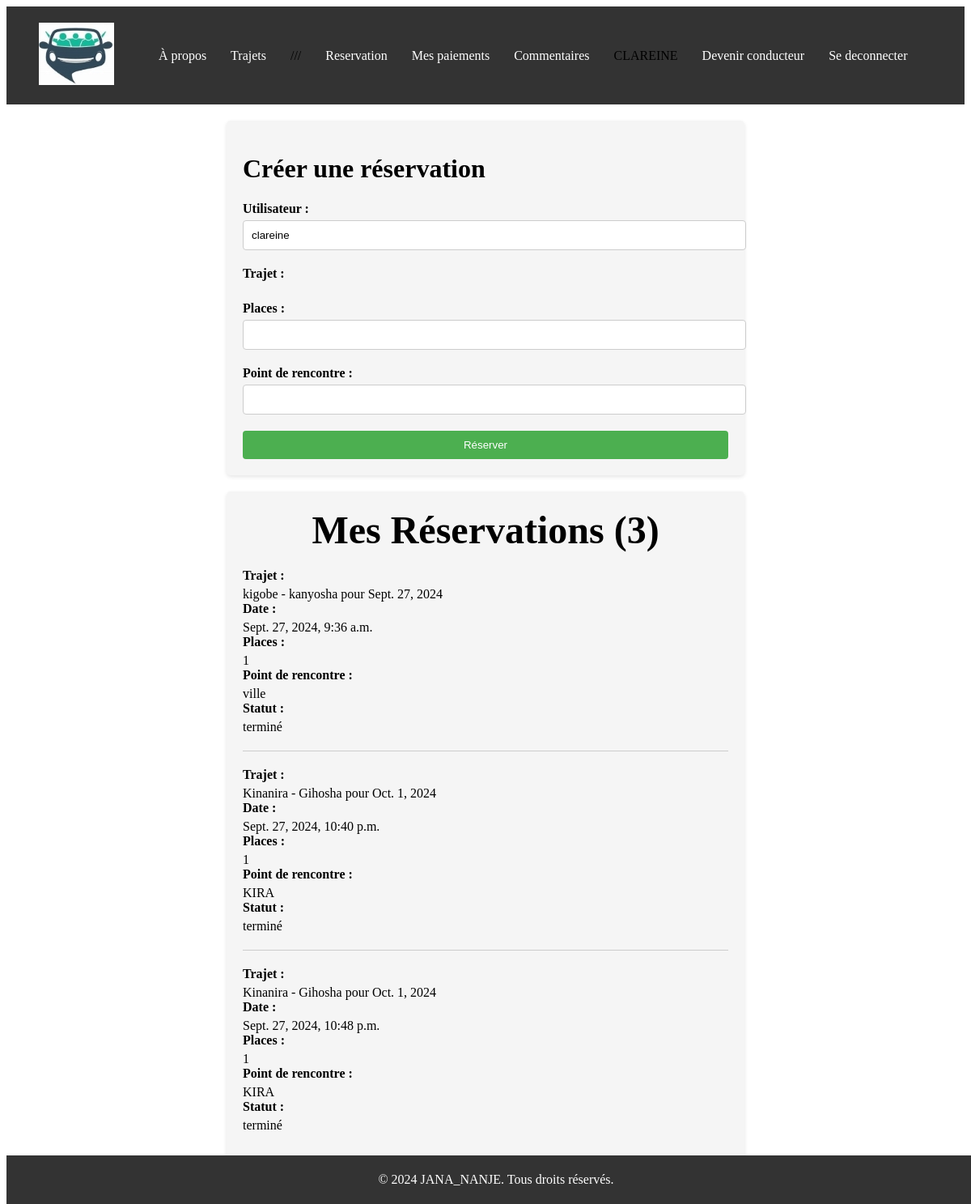
Before: /reservation/ (signed in) with the older database file.
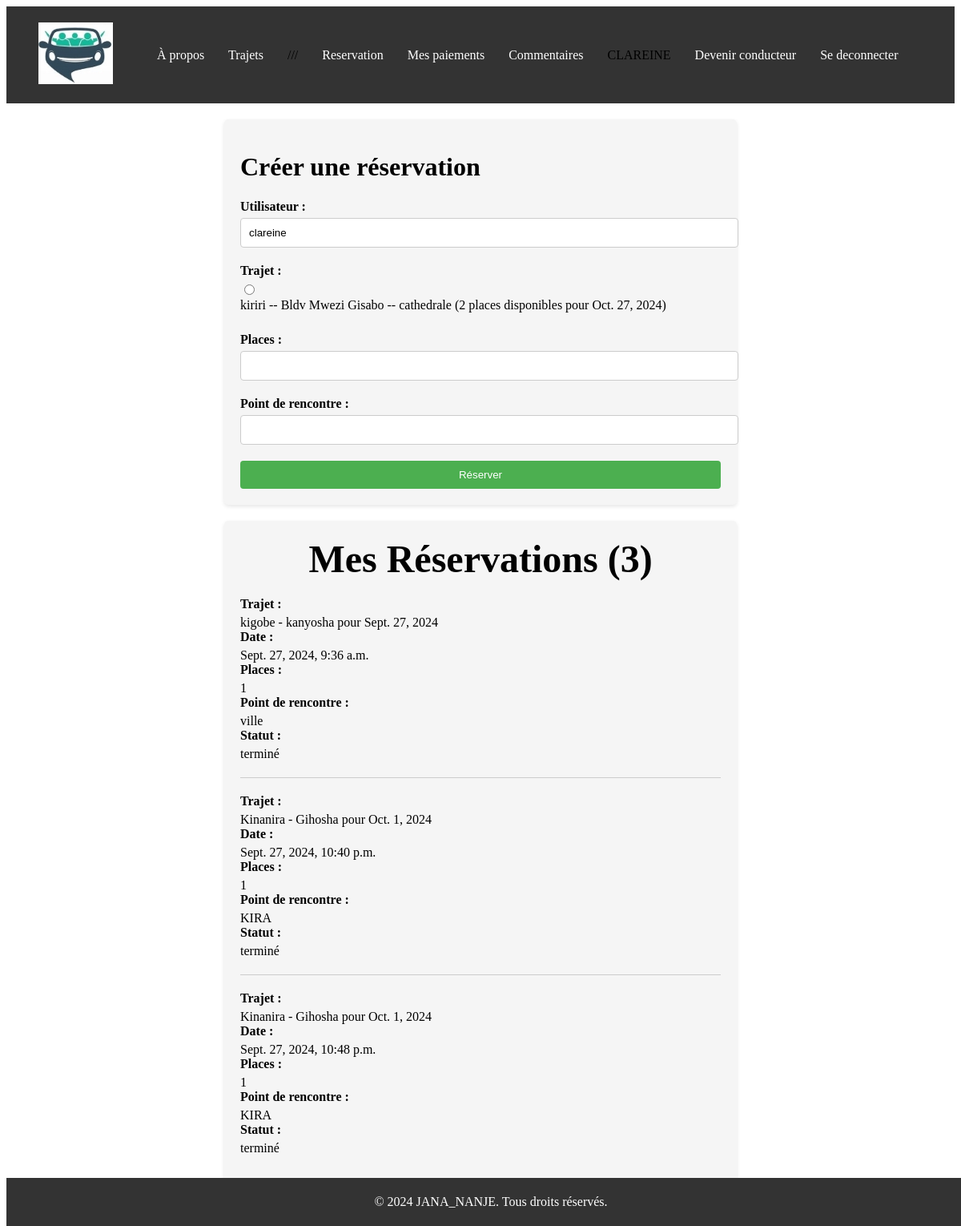
After: the same page with the newer database file.
### covoiturage/models.py (models this page shows, shortened)
class Reservation(models.Model):
    STATUT_CHOICES = (
        ('Termine', 'Termine'),
        ('Confirme', 'Confirme'),
        ('Annule', 'Annule'),
        ('En attente', 'En attente'),
    )
    user = models.ForeignKey(User, on_delete=models.CASCADE, null=True)
    trajet = models.ForeignKey(Trajet, on_delete=models.CASCADE)
    timestamp = models.DateTimeField(auto_now_add=True, null=True)
    point_de_rencontre = models.CharField(max_length=255, null=True)
    places = models.PositiveBigIntegerField(null=True)
    confirmation_code = models.CharField(max_length=100, unique=True, null =True)
    avance = models.ImageField(upload_to='paiement/', null=True, blank=True)
    statut = models.CharField(max_length=10, choices=STATUT_CHOICES)

class Trajet(models.Model):
    point_depart = models.CharField(max_length=255)
    passe_par = models.CharField(max_length=255, null=True)
    destination = models.CharField(max_length=255)
    heure_depart = models.TimeField(editable=True, null=True)
    places_disponibles = models.IntegerField()
    date = models.DateField(editable=True, null=True)
    user = models.ForeignKey(User, on_delete=models.CASCADE, null=True)
    vehicule = models.ForeignKey(Vehicule, on_delete=models.CASCADE, null=True)
    status = models.CharField(max_length=20, choices=[('En cours', 'En cours'), ('Terminé', 'Terminé'),('Annulé','Annulé')])
    telephone = models.PositiveBigIntegerField(null = True)

### Stage/views.py (the view)
# urls.py: path('reservation/', views.reservation, name='reservation'),
@login_required(login_url='/login/')
def reservation(request):
    now = timezone.now()
    reservations = Reservation.objects.filter(user=request.user)
    trajets = Trajet.objects.filter(date__gte=now.date(), places_disponibles__gt=0).exclude(user=request.user)
    trajets = trajets.exclude(date=now.date(),heure_depart__lt=now.time())
    selected_trajet = None
    for reservation in reservations:
        if (reservation.trajet.date < now.date()) or (reservation.trajet.date == now.date() and reservation.trajet.heure_depart < now.time()):
            reservation.statut = 'terminé'
            reservation.save()
    if request.method == 'POST':
        places = int(request.POST.get('places', 0))
        point_de_rencontre = request.POST.get('point_de_rencontre')
        trajet = Trajet.objects.get(id=request.POST.get('trajet'))
        if places > trajet.places_disponibles:
            messages.error(request, "Le nombre de places demandées dépasse les places disponibles.")
            return redirect('reserver')
        confirmation_code = generate_confirmation_code()
        reservation = Reservation(
            user=request.user,
            trajet=trajet,
            places=places,
            point_de_rencontre=point_de_rencontre,
            timestamp=now,
            statut='en attente',
            confirmation_code=confirmation_code,
        )
        reservation.save()
        trajet.places_disponibles -= places
        trajet.save()
        messages.success(request, f"Votre réservation de {places} place(s) a été effectuée avec succès. Copiez ce code de confirmation : {confirmation_code}")
        return redirect('reservation')
    else:
        trajet_id = request.GET.get('trajet')
        if trajet_id:
            try:
                selected_trajet = Trajet.objects.get(id=trajet_id)
            except Trajet.DoesNotExist:
                selected_trajet = None
    context = {
        'reservations': reservations,
        'trajets': trajets,
        'selected_trajet': selected_trajet,
    }
    return render(request, 'reserver.html', context)

### templates/reserver.html (shortened to what this page needs)
{% extends 'index.html' %}
{% load static %}
{% block section %}
<link rel="stylesheet" type="text/css" href="{% static 'reserver.css' %}">
<div class="reservation-form-container">
  <form class="reservation-form" method="POST" enctype="multipart/form-data" action="{% url 'reservation' %}">
    <h1>Créer une réservation</h1>
    <div class="form-group">
      <label for="username">Utilisateur :</label>
      <input id="username" name="username" type="text" value="{{ user.username }}" readonly>
    </div>
    <div class="form-group">
      <label for="trajet">Trajet :</label>
      {% for trajet in trajets %}
      <input id="{{ trajet.id }}" name="trajet" type="radio" value="{{ trajet.id }}" {% if selected_trajet and selected_trajet.id == trajet.id %} checked{% endif %} required>
      <label for="{{ trajet.id }}">{{ trajet.point_depart }} -- {{ trajet.passe_par }} -- {{ trajet.destination }} ({{ trajet.places_disponibles }} places disponibles pour {{ trajet.date }})</label>
      {% endfor %}
    </div>
    <div class="form-group">
      <label for="places">Places :</label>
      <input id="places" name="places" type="number" min="1" required>
    </div>
    <div class="form-group">
      <label for="point_de_rencontre">Point de rencontre :</label>
      <input id="point_de_rencontre" name="point_de_rencontre" type="text" required>
    </div>
    <button type="submit">Réserver</button>
  </form>
</div>
<div class="reserver-list">
  {% if reservations %}
  <h2>Mes Réservations ({{ reservations|length }})</h2>
  {% for reservation in reservations %}
  <article class="reservation-item">
      <div class="reservation-details">
          <h4>Trajet :</h4><p>{{ reservation.trajet.point_depart }} - {{ reservation.trajet.destination }} pour {{reservation.trajet.date}}</p>
          <h4>Date :</h4><p>{{ reservation.timestamp }}</p>
          <h4>Places :</h4><p>{{ reservation.places }}</p>
          <h4>Point de rencontre :</h4><p>{{ reservation.point_de_rencontre }}</p>
          <h4>Statut :</h4><p>{{ reservation.statut }}</p>
      </div>
  </article>
  {% endfor %}
  </div>
  {% else %}
  <p><strong>Vous n'avez pas de réservation pour le moment (longueur: {{ reservations|length }}).</strong></p>
  {% endif %}
{% endblock section %}

Changed rows visible on the page:
added Trajet: trajet "☐ kiriri -- Bldv Mwezi Gisabo --", point_depart "kiriri", passe_par "Bldv Mwezi Gisabo", destination "cathedrale", places_disponibles "2", date "Oct. 27, 2024"
